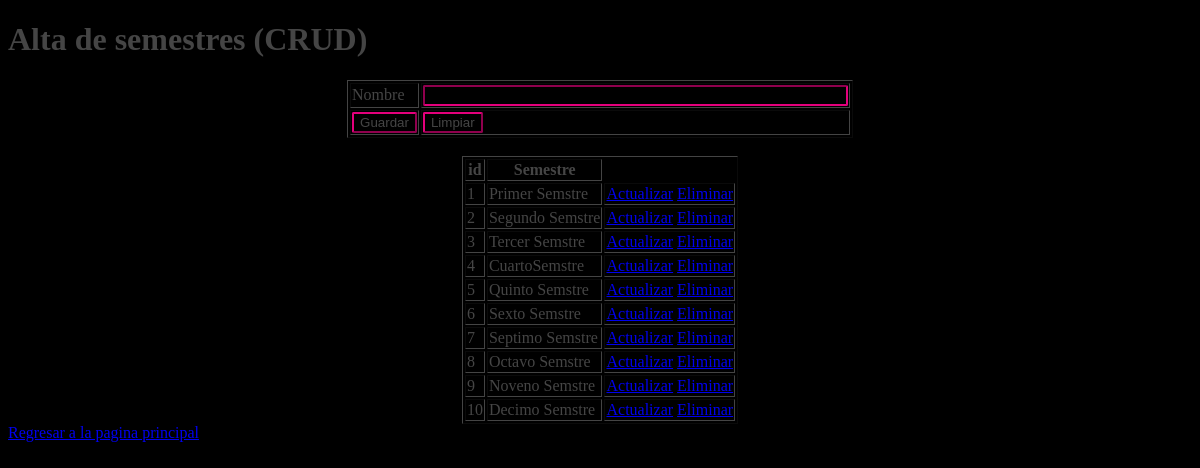
The page /Semestre.php on the database its author committed.
### tables this page shows
CREATE TABLE `semestre` (
  `ID` int(11) NOT NULL,
  `nombre_semestre` varchar(30) NOT NULL
);

### Semestre.php (the view, shortened to what this page needs)
<?php
$host = "localhost";
$user = "root";
$pass = "";
$db = "escuela";
?>
<!DOCTYPE html>
<html lang="en">
<head>
</head>
<body>
    <?php
        echo"<h1>Alta de semestres (CRUD)</h1>";
    ?>
    <form action="Semestre.php" method="post">
        <table style="margin: 0 auto; " border="1px">
            <tr>
                <td>
                    <label for="nombrep">Nombre</label>
                </td>
                <td>
                    <input type="text" name="nombresem" id="nombresem" size="50">
                </td>
            <tr>
                <td>
                    <input type="submit" value="Guardar" id="btnguardar" name="btnguardar">
                </td>
                <td>
                    <input type="reset" value="Limpiar" id="btnlimpiarr" name="btnlimpiarr">
                </td>
            </tr>
        </table>
    </form>
    <br>
    <table style="margin: 0 auto; " border="1px">
     <thead>
         <tr>
             <th>
                 id
             </th>
             <th>
                 Semestre
             </th>
         </tr>
     </thead>
     <tbody>
     <?php
     $con = new mysqli($host,$user,$pass,$db) or die("problemas al conectar");
     $sql = "SELECT * FROM semestre ";
     $res =$con->query($sql);
     if($res->num_rows>0){
         while($row = $res->fetch_assoc()){
            echo'
         <tr>
             <td>'.
                 $row["ID"].'
             </td>
             <td>'.
                $row["nombre_semestre"].'
             </td>
             <td>
                <a href="Actualizarsem.php?id='.$row["ID"].'">Actualizar</a>
                <a href="eliminarsem.php?id='.$row["ID"].'">Eliminar</a>
             </td>
         </tr>';
         }
     }
    ?>
    </tbody>
 </table>
    <a href="index.php">Regresar a la pagina principal</a>
</body>
</html>

### Semestre.php (style rules this page uses)
body { background-color: black; color: rgba(100, 100, 100, 0.685); }
input { background-color: black; border-radius: 2px; border-color:#e4007c ; color: rgba(100, 100, 100, 0.685); }
table { border-color: rgba(100, 100, 100, 0.685); }

### rows shown on the page
semestre: ID "1", nombre_semestre "Primer Semstre"
semestre: ID "2", nombre_semestre "Segundo Semstre"
semestre: ID "3", nombre_semestre "Tercer Semstre"
semestre: ID "4", nombre_semestre "CuartoSemstre"
semestre: ID "5", nombre_semestre "Quinto Semstre"
semestre: ID "6", nombre_semestre "Sexto Semstre"
semestre: ID "7", nombre_semestre "Septimo Semstre"
semestre: ID "8", nombre_semestre "Octavo Semstre"
semestre: ID "9", nombre_semestre "Noveno Semstre"
semestre: ID "10", nombre_semestre "Decimo Semstre"
